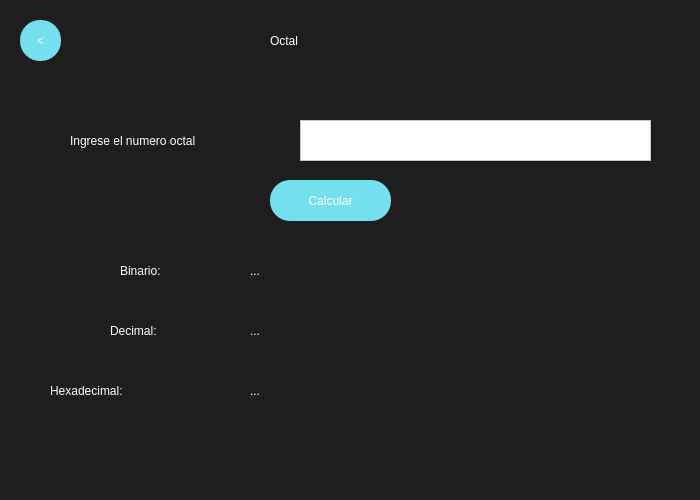
<?xml version="1.0" encoding="UTF-8"?>
<ui version="4.0">
 <class>MainWindow</class>
 <widget class="QMainWindow" name="MainWindow">
  <property name="geometry">
   <rect>
    <x>0</x>
    <y>0</y>
    <width>700</width>
    <height>500</height>
   </rect>
  </property>
  <property name="minimumSize">
   <size>
    <width>700</width>
    <height>500</height>
   </size>
  </property>
  <property name="maximumSize">
   <size>
    <width>700</width>
    <height>500</height>
   </size>
  </property>
  <property name="windowTitle">
   <string>MainWindow</string>
  </property>
  <property name="styleSheet">
   <string notr="true">QWidget{
background-color:#1E1E1E;
}

QPushButton{
background-color:#74E0Ef;
color:white;
font: 30pt &quot;Impact&quot;;
border-radius:25px;
}

QPushButton:hover{
background-color:#7A63FF;
color:#74E0Ef;
font: 30pt &quot;Impact&quot;;
border-radius:30px;
}

</string>
  </property>
  <widget class="QWidget" name="centralwidget">
   <widget class="QLabel" name="label">
    <property name="geometry">
     <rect>
      <x>270</x>
      <y>10</y>
      <width>151</width>
      <height>61</height>
     </rect>
    </property>
    <property name="styleSheet">
     <string notr="true">color:white;
font: 50pt &quot;Impact&quot;;
</string>
    </property>
    <property name="text">
     <string>Octal</string>
    </property>
   </widget>
   <widget class="QLabel" name="label_2">
    <property name="geometry">
     <rect>
      <x>70</x>
      <y>120</y>
      <width>231</width>
      <height>41</height>
     </rect>
    </property>
    <property name="styleSheet">
     <string notr="true">color: rgb(255, 255, 255);
font: 15pt &quot;Arial&quot;;</string>
    </property>
    <property name="text">
     <string>Ingrese el numero octal</string>
    </property>
   </widget>
   <widget class="QPushButton" name="OctalCalculateButton">
    <property name="geometry">
     <rect>
      <x>270</x>
      <y>180</y>
      <width>121</width>
      <height>41</height>
     </rect>
    </property>
    <property name="styleSheet">
     <string notr="true">font: 20pt &quot;impact&quot;;
border-radius:20px;</string>
    </property>
    <property name="text">
     <string>Calcular</string>
    </property>
   </widget>
   <widget class="QLabel" name="label_5">
    <property name="geometry">
     <rect>
      <x>50</x>
      <y>370</y>
      <width>191</width>
      <height>41</height>
     </rect>
    </property>
    <property name="styleSheet">
     <string notr="true">color: rgb(255, 255, 255);
font: 25pt &quot;Arial&quot;;</string>
    </property>
    <property name="text">
     <string>Hexadecimal:</string>
    </property>
   </widget>
   <widget class="QLabel" name="label_6">
    <property name="geometry">
     <rect>
      <x>110</x>
      <y>310</y>
      <width>131</width>
      <height>41</height>
     </rect>
    </property>
    <property name="styleSheet">
     <string notr="true">color: rgb(255, 255, 255);
font: 25pt &quot;Arial&quot;;</string>
    </property>
    <property name="text">
     <string>Decimal:</string>
    </property>
   </widget>
   <widget class="QLabel" name="label_7">
    <property name="geometry">
     <rect>
      <x>120</x>
      <y>250</y>
      <width>121</width>
      <height>41</height>
     </rect>
    </property>
    <property name="styleSheet">
     <string notr="true">color: rgb(255, 255, 255);
font: 25pt &quot;Arial&quot;;</string>
    </property>
    <property name="text">
     <string>Binario:</string>
    </property>
   </widget>
   <widget class="QLabel" name="ResultBinary">
    <property name="geometry">
     <rect>
      <x>250</x>
      <y>250</y>
      <width>431</width>
      <height>41</height>
     </rect>
    </property>
    <property name="styleSheet">
     <string notr="true">color: rgb(255, 255, 255);
font: 25pt &quot;Arial&quot;;</string>
    </property>
    <property name="text">
     <string>...</string>
    </property>
   </widget>
   <widget class="QLabel" name="ResultDecimal">
    <property name="geometry">
     <rect>
      <x>250</x>
      <y>310</y>
      <width>431</width>
      <height>41</height>
     </rect>
    </property>
    <property name="styleSheet">
     <string notr="true">color: rgb(255, 255, 255);
font: 25pt &quot;Arial&quot;;</string>
    </property>
    <property name="text">
     <string>...</string>
    </property>
   </widget>
   <widget class="QLabel" name="ResultHexadecimal">
    <property name="geometry">
     <rect>
      <x>250</x>
      <y>370</y>
      <width>431</width>
      <height>41</height>
     </rect>
    </property>
    <property name="styleSheet">
     <string notr="true">color: rgb(255, 255, 255);
font: 25pt &quot;Arial&quot;;</string>
    </property>
    <property name="text">
     <string>...</string>
    </property>
   </widget>
   <widget class="QPushButton" name="OcatlBackButton">
    <property name="geometry">
     <rect>
      <x>20</x>
      <y>20</y>
      <width>41</width>
      <height>41</height>
     </rect>
    </property>
    <property name="styleSheet">
     <string notr="true">font: 20pt &quot;impact&quot;;
border-radius:20px;</string>
    </property>
    <property name="text">
     <string>&lt;</string>
    </property>
   </widget>
   <widget class="QTextEdit" name="OctalEntry">
    <property name="geometry">
     <rect>
      <x>300</x>
      <y>120</y>
      <width>351</width>
      <height>41</height>
     </rect>
    </property>
    <property name="styleSheet">
     <string notr="true">background-color: rgb(255, 255, 255);</string>
    </property>
   </widget>
  </widget>
 </widget>
 <resources/>
 <connections/>
</ui>
